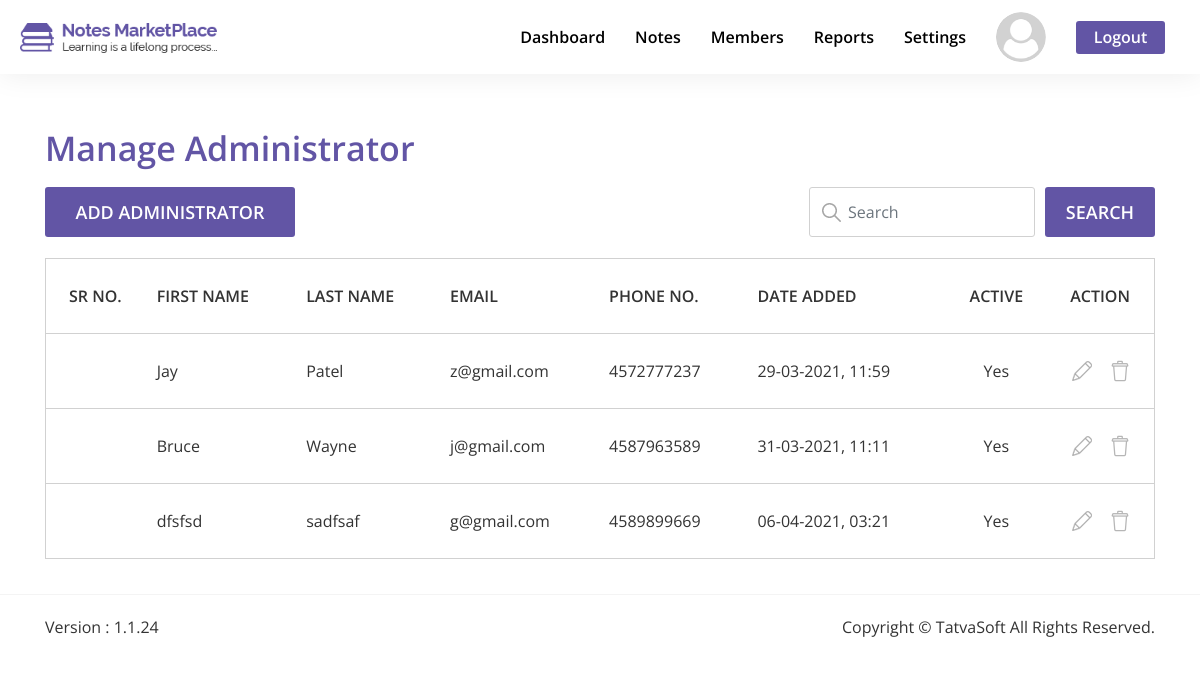
The page /Admin/html/manage-administrator.php (signed in) on the database as committed earlier.
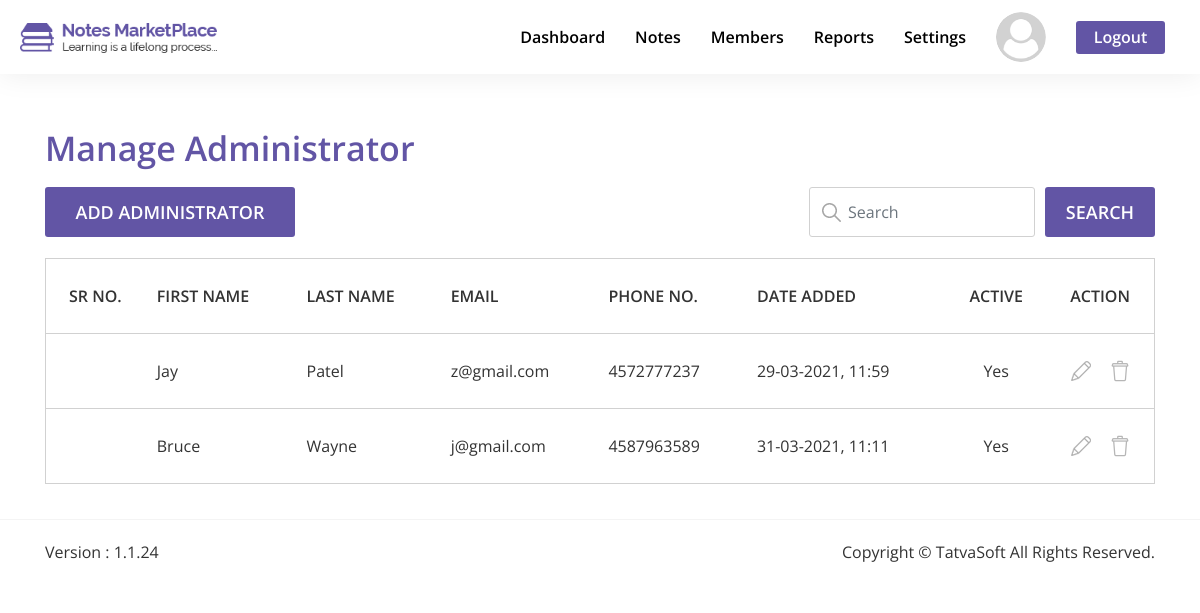
The same page on the database as committed later.
### tables this page shows
CREATE TABLE `system_configuration` (
  `SysConfigID` int(11) NOT NULL,
  `Key` varchar(100) NOT NULL,
  `Value` mediumtext NOT NULL,
  `CreatedDate` datetime DEFAULT current_timestamp(),
  `CreatedBy` int(11) DEFAULT NULL,
  `ModifiedDate` datetime DEFAULT NULL ON UPDATE current_timestamp(),
  `ModifiedBy` int(11) DEFAULT NULL,
  `IsActive` bit(1) NOT NULL DEFAULT b'1'
);

CREATE TABLE `users` (
  `UserID` int(11) NOT NULL,
  `RoleID` int(11) NOT NULL DEFAULT 3,
  `FirstName` varchar(50) NOT NULL,
  `LastName` varchar(50) NOT NULL,
  `EmailID` varchar(100) NOT NULL,
  `Password` varchar(24) NOT NULL,
  `IsEmailVerified` bit(1) NOT NULL DEFAULT b'0',
  `CreatedDate` datetime DEFAULT current_timestamp(),
  `CreatedBy` int(11) DEFAULT NULL,
  `ModifiedDate` datetime DEFAULT NULL ON UPDATE current_timestamp(),
  `ModifiedBy` int(11) DEFAULT NULL,
  `IsActive` bit(1) NOT NULL DEFAULT b'1'
);

CREATE TABLE `user_profile` (
  `ProfileID` int(11) NOT NULL,
  `UserID` int(11) NOT NULL,
  `DOB` date DEFAULT NULL,
  `Gender` int(11) DEFAULT NULL,
  `SecondaryEmail` varchar(100) DEFAULT NULL,
  `CountryCode` varchar(5) NOT NULL,
  `PhoneNumber` varchar(20) NOT NULL,
  `ProfilePicture` varchar(500) DEFAULT NULL,
  `AddressLine1` varchar(100) NOT NULL,
  `AddressLine2` varchar(100) NOT NULL,
  `City` varchar(50) NOT NULL,
  `State` varchar(50) NOT NULL,
  `ZipCode` varchar(50) NOT NULL,
  `Country` varchar(50) NOT NULL,
  `University` varchar(100) DEFAULT NULL,
  `College` varchar(100) DEFAULT NULL,
  `CreatedDate` datetime DEFAULT current_timestamp(),
  `CreatedBy` int(11) DEFAULT NULL,
  `ModifiedDate` datetime DEFAULT NULL ON UPDATE current_timestamp(),
  `ModifiedBy` int(11) DEFAULT NULL
);

### Admin/includes/user-dp.php (called while the page is built, shortened)
<?php
if (isset($_SESSION['UserLoggedIn'])) {
    $UserID = $_SESSION['UserID'];
    $profile_query = "SELECT * FROM users u JOIN user_profile up ON u.UserID = up.UserID WHERE u.UserID = {$UserID} ";
    $profile_query_result = mysqli_query($connection, $profile_query);
    $get_default_dp = mysqli_query($connection, "SELECT * FROM system_configuration c WHERE c.Key = 'DefaultMemberDisplayPicture' ");
    $get_default_dp_path = mysqli_fetch_assoc($get_default_dp)['Value'];
    if (mysqli_num_rows($profile_query_result) != 0) {
        $getUserDP = "SELECT ProfilePicture FROM user_profile WHERE UserID = {$UserID} ";
        $getUserDP_query = mysqli_query($connection, $getUserDP);
        confirmQuery($getUserDP_query);
        $getUserDP_row = mysqli_fetch_assoc($getUserDP_query);
        $DP_name = $getUserDP_row['ProfilePicture'];
        if ($DP_name != null) {
            $user_dp_path = $DP_name;
        } else {
            $user_dp_path = $get_default_dp_path;
        }
    } else {
        $user_dp_path = $get_default_dp_path;
    }
}

### Admin/html/manage-administrator.php (the view, shortened to what this page needs)
<?php include "../includes/head.php"; ?>
<body>
    <section id="manage-administrator" class="admin-manage-page">
        <div class="only-white-nav extra-style-nav only-white-nav-with-mb">
            <header class="site-header">
                <div class="header-wrapper">
                    <div class="logo-wrapper">
                        <a href="dashboard.php" title="Site Logo">
                            <img src="../images/logo/dark-logo.png" alt="Logo">
                        </a>
                    </div>
                    <div class="navigation-wrapper">
                        <nav class="main-nav">
                            <ul class="menu-navigation">
                                <li>
                                    <a class="hover-bottom-border" href="dashboard.php">Dashboard</a>
                                </li>
                                <li>
                                    <div class="dropdown notes-btn-dropdown">
                                        <a class="hover-bottom-border" role="button" id="notes-dropdown-lable" data-toggle="dropdown" aria-haspopup="true" aria-expanded="false">Notes</a>
                                    </div>
                                </li>
                                <li>
                                    <a class="hover-bottom-border" href="members.php">Members</a>
                                </li>
                                <li>
                                    <div class="dropdown reports-btn-dropdown">
                                        <a class="hover-bottom-border" role="button" id="reports-dropdown-lable" data-toggle="dropdown" aria-haspopup="true" aria-expanded="false">Reports</a>
                                    </div>
                                </li>
                                <li>
                                    <div class="dropdown settings-btn-dropdown">
                                        <a class="hover-bottom-border" role="button" id="settings-dropdown-lable" data-toggle="dropdown" aria-haspopup="true" aria-expanded="false">Settings</a>
                                    </div>
                                </li>
                                <li class="logged-in-user-photo-li">
                                    <div class="dropdown user-picture-dropdown">
                                        <a href="#" role="button" id="dropdownMenuLink" data-toggle="dropdown" aria-haspopup="true" aria-expanded="false">
                                            <div class="logged-in-user-photo">
                                                <img src="<?php echo $user_dp_path; ?>" alt="User Photo" class="rounded-circle">
                                            </div>
                                        </a>
                                    </div>
                                </li>
                                <li>
                                    <a class="btn btn-general btn-purple logout-link" href="javascript:void(0)">Logout</a>
                                </li>
                            </ul>
                        </nav>
                    </div>
                </div>
            </header>
        </div>
        <div class="content-box-lg">
            <div class="container">
                <div class="row no-gutters">
                    <div class="col-lg-12 col-md-12 col-sm-12 col-12 text-left box-heading-wrapper">
                        <p class="box-heading">Manage Administrator</p>
                    </div>
                    <div class="col-lg-5 col-md-5 col-sm-5 col-12">
                        <button onclick="window.location.href='add-administrator.php'" class="btn btn-general btn-purple add-administrator-btn">Add Administrator</button>
                    </div>
                    <div class="col-lg-7 col-md-7 col-sm-7 col-12">
                        <div class="row no-gutters general-search-bar-btn-wrapper">
                            <div class="form-group has-search-bar">
                                <span class="search-symbol"><img src="../images/Dashboard/search-icon.png" alt=""></span>
                                <input id="manage-administrator-search-bar" type="text" class="form-control input-box-style search-notes-bar" placeholder="Search">
                            </div>
                            <button id="manage-administrator-search-btn" class="btn btn-general btn-purple general-search-bar-btn">Search</button>
                        </div>
                    </div>
                </div>
            </div>
            <div class="container">
                <div class="manage-administrator-table general-table-responsive">
                    <div class="table-responsive-xl">
                        <table class="table table-bordered" id="manage-administrator-table">
                            <thead>
                                <tr>
                                    <th scope="col" class="text-center" data-orderable="false">sr no.</th>
                                    <th scope="col">First Name</th>
                                    <th scope="col">Last Name</th>
                                    <th scope="col">email</th>
                                    <th scope="col">Phone no.</th>
                                    <th scope="col">Date Added</th>
                                    <th scope="col" class="text-center">Active</th>
                                    <th scope="col" class="text-center" data-orderable="false">Action</th>
                                </tr>
                            </thead>
                            <tbody>
                                <?php
                                $admins = mysqli_query($connection, "SELECT * FROM users WHERE RoleID = 2 ");
                                while ($row = mysqli_fetch_assoc($admins)) {
                                    $admin_id = $row['UserID'];
                                    $admin_fname = $row['FirstName'];
                                    $admin_lname = $row['LastName'];
                                    $admin_email = $row['EmailID'];
                                    $admin_profile = mysqli_fetch_assoc(mysqli_query($connection, "SELECT * FROM user_profile WHERE UserID = {$admin_id} "));
                                    $admin_pnumber = $admin_profile['PhoneNumber'];
                                    $admin_created_date = date("d-m-Y, h:i", strtotime($row['CreatedDate']));
                                    $admin_created_date_str = strtotime($admin_created_date);
                                    $admin_IsActive = $row['IsActive'];
                                    if ($admin_IsActive == 1) {
                                        $admin_is_active = 'Yes';
                                    } else {
                                        $admin_is_active = 'No';
                                    }
                                ?>
                                    <tr>
                                        <td class="text-center"></td>
                                        <td><?php echo $admin_fname; ?></td>
                                        <td><?php echo $admin_lname; ?></td>
                                        <td><?php echo $admin_email ?></td>
                                        <td><?php echo $admin_pnumber; ?></td>
                                        <td data-sort="<?php echo $admin_created_date_str; ?>"><?php echo $admin_created_date; ?></td>
                                        <td class="text-center"><?php echo $admin_is_active; ?></td>
                                        <td class="text-center">
                                            <a href="add-administrator.php?admin_id=<?php echo $admin_id; ?>">
                                                <img class="edit-img-in-table" src="../images/Dashboard/edit.png" alt="edit">
                                            </a>
                                            <a class="deactivate-admin-link" rel="<?php echo $admin_id; ?>" href="#" data-toggle="modal" data-target="#deactivateAdminModal">
                                                <img class="delete-img-in-table" src="../images/Dashboard/delete.png" alt="edit">
                                            </a>
                                        </td>
                                    </tr>
                                <?php } ?>
                            </tbody>
                        </table>
                    </div>
                </div>
            </div>
        </div>
        <?php include "../includes/footer.php"; ?>
    </section>
</body>
</html>

### Admin/includes/head.php (shortened to what this page needs)
<?php include "db.php"; ?>
<?php include "user-dp.php" ?>
<!DOCTYPE html>
<html lang="en">
<head>
    <link rel="stylesheet" href="../css/bootstrap/bootstrap.min.css">
    <link rel="stylesheet" href="../css/datatables/jquery.dataTables.min.css">
    <link rel="stylesheet" href="../css/style.css">
    <link rel="stylesheet" href="../css/responsive.css">
    <link rel="stylesheet" href="../css/font-awesome/css/fontawesome.min.css">
</head>

### Admin/includes/footer.php
<footer>
            <div class="container">
                <div class="row no-gutters">
                    <div class="col-xl-6 col-lg-6 col-md-6 col-sm-4 col-12 text-left">
                        <p class="version-footer">Version : 1.1.24</p>
                    </div>
                    <div class="col-xl-6 col-lg-6 col-md-6 col-sm-8 col-12 text-right">
                        <p class="copyright-footer">Copyright &copy; TatvaSoft All Rights Reserved.</p>
                    </div>
                </div>
            </div>
        </footer>

### Admin/css/responsive.css (style rules this page uses)
@media (max-width: 1300px) { .only-white-nav.extra-style-nav.only-white-nav-with-mb { margin-bottom: 74px; } }
@media (max-width: 1300px) { .only-white-nav.extra-style-nav .site-header .header-wrapper { padding: 0px 20px; } }
@media (max-width: 1300px) { .only-white-nav.extra-style-nav .site-header .header-wrapper .navigation-wrapper .main-nav .menu-navigation>li { margin: 0px 15px; } }
@media (max-width: 1300px) { .only-white-nav.extra-style-nav .site-header { max-height: 74px; } }
@media (max-width: 1300px) { .only-white-nav.extra-style-nav .site-header .header-wrapper { height: 74px; margin: auto; } }
@media (max-width: 1300px) { .only-white-nav.extra-style-nav .site-header .header-wrapper .logo-wrapper { height: 74px; } }
@media (max-width: 1300px) { .only-white-nav.extra-style-nav .site-header .header-wrapper .logo-wrapper a img { height: 40px; } }

Rows that differ between the two databases and show on the page:
removed users: FirstName "dfsfsd", LastName "sadfsaf", EmailID "g@gmail.com", user_profile.PhoneNumber "4589899669", CreatedDate "06-04-2021, 03:21", IsActive "Yes"
